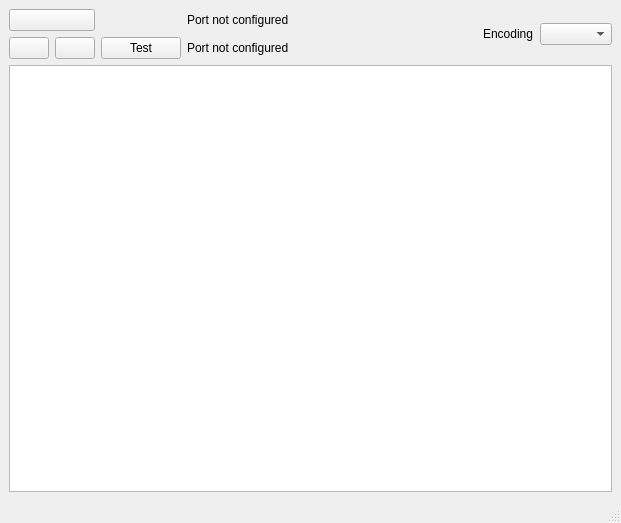
<?xml version="1.0" encoding="UTF-8"?>
<ui version="4.0">
 <class>MainWindow</class>
 <widget class="QMainWindow" name="MainWindow">
  <property name="geometry">
   <rect>
    <x>0</x>
    <y>0</y>
    <width>621</width>
    <height>523</height>
   </rect>
  </property>
  <property name="windowTitle">
   <string>MainWindow</string>
  </property>
  <widget class="QWidget" name="centralwidget">
   <layout class="QHBoxLayout" name="horizontalLayout">
    <item>
     <layout class="QGridLayout" name="gridLayout">
      <item row="0" column="0" colspan="2">
       <widget class="QPushButton" name="settings_pushButton">
        <property name="text">
         <string/>
        </property>
        <property name="icon">
         <iconset resource="images.qrc">
          <normaloff>:/images/gear-fill.svg</normaloff>:/images/gear-fill.svg</iconset>
        </property>
       </widget>
      </item>
      <item row="0" column="3">
       <widget class="QLabel" name="portA_label">
        <property name="text">
         <string>Port not configured</string>
        </property>
       </widget>
      </item>
      <item row="0" column="5" rowspan="2">
       <widget class="QLabel" name="encoding_label">
        <property name="text">
         <string>Encoding</string>
        </property>
       </widget>
      </item>
      <item row="1" column="1">
       <widget class="QPushButton" name="pause_pushButton">
        <property name="text">
         <string/>
        </property>
        <property name="icon">
         <iconset resource="images.qrc">
          <normaloff>:/images/pause-fill.svg</normaloff>:/images/pause-fill.svg</iconset>
        </property>
       </widget>
      </item>
      <item row="0" column="6" rowspan="2">
       <widget class="QComboBox" name="encoding_comboBox"/>
      </item>
      <item row="1" column="0">
       <widget class="QPushButton" name="play_pushButton">
        <property name="text">
         <string/>
        </property>
        <property name="icon">
         <iconset resource="images.qrc">
          <normaloff>:/images/play-fill.svg</normaloff>:/images/play-fill.svg</iconset>
        </property>
       </widget>
      </item>
      <item row="1" column="3">
       <widget class="QLabel" name="portB_label">
        <property name="text">
         <string>Port not configured</string>
        </property>
       </widget>
      </item>
      <item row="0" column="4">
       <spacer name="horizontalSpacer">
        <property name="orientation">
         <enum>Qt::Horizontal</enum>
        </property>
        <property name="sizeHint" stdset="0">
         <size>
          <width>40</width>
          <height>20</height>
         </size>
        </property>
       </spacer>
      </item>
      <item row="1" column="2">
       <widget class="QPushButton" name="test_pushButton">
        <property name="text">
         <string>Test</string>
        </property>
       </widget>
      </item>
      <item row="3" column="0" colspan="7">
       <widget class="QTableView" name="received_tableView"/>
      </item>
     </layout>
    </item>
   </layout>
  </widget>
  <widget class="QMenuBar" name="menubar">
   <property name="geometry">
    <rect>
     <x>0</x>
     <y>0</y>
     <width>621</width>
     <height>21</height>
    </rect>
   </property>
  </widget>
  <widget class="QStatusBar" name="statusbar"/>
 </widget>
 <resources>
  <include location="images.qrc"/>
 </resources>
 <connections/>
</ui>
